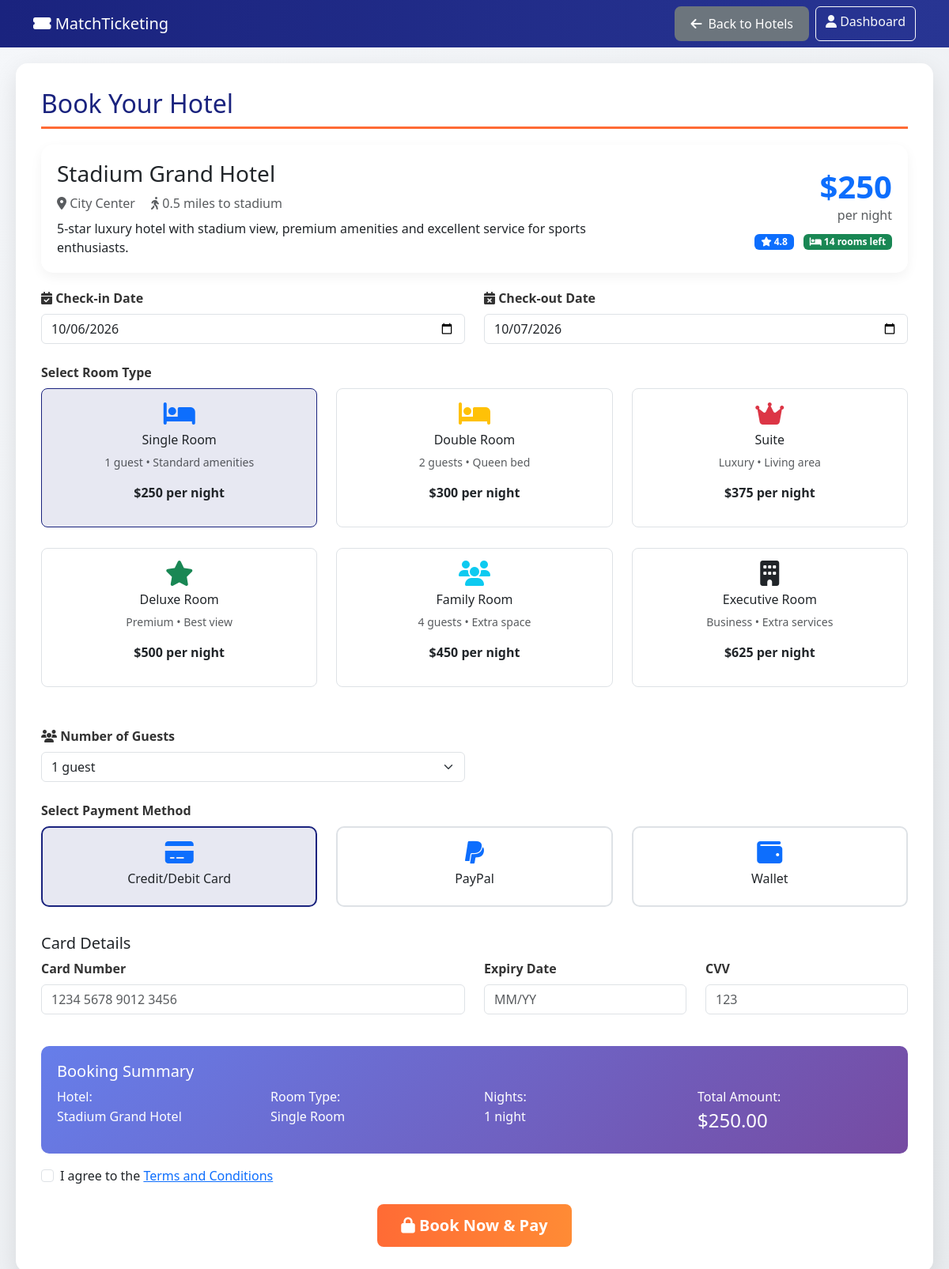
The app's page /book_hotel.php?hotel_id=1 (signed in) with its own data.
### tables this page shows
CREATE TABLE `hotels` (
  `id` int(11) NOT NULL,
  `name` varchar(255) NOT NULL,
  `location` varchar(255) NOT NULL,
  `description` text DEFAULT NULL,
  `price_per_night` decimal(10,2) NOT NULL,
  `available_rooms` int(11) DEFAULT 0,
  `rating` decimal(3,1) DEFAULT 0.0,
  `amenities` text DEFAULT NULL,
  `image` varchar(500) DEFAULT NULL,
  `distance_to_stadium` varchar(50) DEFAULT NULL,
  `created_at` timestamp NOT NULL DEFAULT current_timestamp()
);

### book_hotel.php (the view, shortened to what the rows shown need)
<?php
require_once 'config.php';
$selected_hotel_id = isset($_GET['hotel_id']) ? (int)$_GET['hotel_id'] : 0;
$hotel = null;
if ($selected_hotel_id > 0) {
    $hotel = getHotelById($selected_hotel_id);
}
$success = false;
$booking_data = null;
?>
<!DOCTYPE html>
<html lang="en">
<head>
    <link href="https://cdn.jsdelivr.net/npm/bootstrap@5.3.2/dist/css/bootstrap.min.css" rel="stylesheet">
    <link href="https://cdnjs.cloudflare.com/ajax/libs/font-awesome/6.5.0/css/all.min.css" rel="stylesheet">
</head>
<body>
    <div class="booking-container">
        <?php if($success && $booking_data): ?>
        <div class="success-card">
            <div class="success-icon">
                <i class="fas fa-check fa-2x text-white"></i>
            </div>
            <h2 class="text-success mb-3">Booking Successful!</h2>
            <p class="lead mb-4">Your hotel has been booked and payment processed successfully.</p>
            <div class="booking-details text-start">
                <h4 class="mb-3">Booking Details</h4>
                <div class="row">
                    <div class="col-md-6">
                        <p><strong>Booking ID:</strong> <?php echo $booking_data['booking_id']; ?></p>
                        <p><strong>Hotel:</strong> <?php echo htmlspecialchars($booking_data['hotel_name']); ?></p>
                        <p><strong>Location:</strong> <?php echo htmlspecialchars($booking_data['location']); ?></p>
                        <p><strong>Check-in:</strong> <?php echo date('F j, Y', strtotime($booking_data['check_in'])); ?></p>
                        <p><strong>Check-out:</strong> <?php echo date('F j, Y', strtotime($booking_data['check_out'])); ?></p>
                    </div>
                    <div class="col-md-6">
                        <p><strong>Room Type:</strong> <?php echo ucfirst($booking_data['room_type']); ?></p>
                        <p><strong>Nights:</strong> <?php echo $booking_data['nights']; ?></p>
                        <p><strong>Guests:</strong> <?php echo $booking_data['guests']; ?></p>
                        <p><strong>Price per Night:</strong> $<?php echo number_format($booking_data['price_per_night'], 2); ?></p>
                        <p><strong>Total Amount:</strong> $<?php echo number_format($booking_data['total_amount'], 2); ?></p>
                    </div>
                </div>
                <hr>
                <div class="row">
                    <div class="col-md-6">
                        <p><strong>Payment Method:</strong> <?php echo ucfirst($booking_data['payment_method']); ?></p>
                    </div>
                    <div class="col-md-6">
                        <p><strong>Transaction ID:</strong> <?php echo $booking_data['transaction_id']; ?></p>
                    </div>
                </div>
                <p class="text-muted mt-3"><small>Booking Date: <?php echo $booking_data['booking_date']; ?></small></p>
            </div>
            <div class="mt-4">
                <a href="hotels.php" class="btn btn-outline-primary me-2">
                    <i class="fas fa-hotel"></i> Book Another Hotel
                </a>
                <a href="dashboard.php" class="btn btn-primary">
                    <i class="fas fa-user"></i> View in Dashboard
                </a>
            </div>
        </div>
        <?php else: ?>
        <div class="booking-card">
            <h2 class="section-title">Book Your Hotel</h2>
            <div class="hotel-info-card">
                <div class="row align-items-center">
                    <div class="col-md-8">
                        <h3><?php echo htmlspecialchars($hotel['name']); ?></h3>
                        <p class="text-muted mb-2">
                            <i class="fas fa-map-marker-alt"></i> <?php echo htmlspecialchars($hotel['location']); ?>
                            <?php if(isset($hotel['distance_to_stadium'])): ?>
                            <span class="ms-3"><i class="fas fa-walking"></i> <?php echo $hotel['distance_to_stadium']; ?> to stadium</span>
                            <?php endif; ?>
                        </p>
                        <p class="mb-0"><?php echo htmlspecialchars($hotel['description']); ?></p>
                    </div>
                    <div class="col-md-4 text-end">
                        <div class="display-6 fw-bold text-primary">$<?php echo number_format($hotel['price_per_night'], 0); ?></div>
                        <div class="text-muted">per night</div>
                        <div class="mt-2">
                            <span class="badge bg-primary">
                                <i class="fas fa-star"></i> <?php echo number_format($hotel['rating'], 1); ?>
                            </span>
                            <span class="badge bg-success ms-2">
                                <i class="fas fa-bed"></i> <?php echo $hotel['available_rooms']; ?> rooms left
                            </span>
                        </div>
                    </div>
                </div>
            </div>
            <form method="POST" id="bookingForm">
                <div class="row mb-4">
                    <div class="col-md-6">
                        <label class="form-label">
                            <i class="fas fa-calendar-check"></i> Check-in Date
                        </label>
                        <input type="date" class="form-control" name="check_in" id="check_in"
                               min="<?php echo date('Y-m-d'); ?>" required>
                    </div>
                    <div class="col-md-6">
                        <label class="form-label">
                            <i class="fas fa-calendar-times"></i> Check-out Date
                        </label>
                        <input type="date" class="form-control" name="check_out" id="check_out" required>
                    </div>
                </div>
                <div class="mb-4">
                    <label class="form-label">Select Room Type</label>
                    <div class="row">
                        <div class="col-md-4 mb-3">
                            <div class="room-option" data-room-type="single">
                                <div class="text-center">
                                    <i class="fas fa-bed fa-2x text-primary mb-2"></i>
                                    <h6>Single Room</h6>
                                    <p class="small text-muted">1 guest • Standard amenities</p>
                                    <p class="fw-bold">$<?php echo number_format($hotel['price_per_night'], 0); ?> per night</p>
                                </div>
                            </div>
                        </div>
                        <div class="col-md-4 mb-3">
                            <div class="room-option" data-room-type="double">
                                <div class="text-center">
                                    <i class="fas fa-bed fa-2x text-warning mb-2"></i>
                                    <h6>Double Room</h6>
                                    <p class="small text-muted">2 guests • Queen bed</p>
                                    <p class="fw-bold">$<?php echo number_format($hotel['price_per_night'] * 1.2, 0); ?> per night</p>
                                </div>
                            </div>
                        </div>
                        <div class="col-md-4 mb-3">
                            <div class="room-option" data-room-type="suite">
                                <div class="text-center">
                                    <i class="fas fa-crown fa-2x text-danger mb-2"></i>
                                    <h6>Suite</h6>
                                    <p class="small text-muted">Luxury • Living area</p>
                                    <p class="fw-bold">$<?php echo number_format($hotel['price_per_night'] * 1.5, 0); ?> per night</p>
                                </div>
                            </div>
                        </div>
                    </div>
                    <div class="row">
                        <div class="col-md-4 mb-3">
                            <div class="room-option" data-room-type="deluxe">
                                <div class="text-center">
                                    <i class="fas fa-star fa-2x text-success mb-2"></i>
                                    <h6>Deluxe Room</h6>
                                    <p class="small text-muted">Premium • Best view</p>
                                    <p class="fw-bold">$<?php echo number_format($hotel['price_per_night'] * 2, 0); ?> per night</p>
                                </div>
                            </div>
                        </div>
                        <div class="col-md-4 mb-3">
                            <div class="room-option" data-room-type="family">
                                <div class="text-center">
                                    <i class="fas fa-users fa-2x text-info mb-2"></i>
                                    <h6>Family Room</h6>
                                    <p class="small text-muted">4 guests • Extra space</p>
                                    <p class="fw-bold">$<?php echo number_format($hotel['price_per_night'] * 1.8, 0); ?> per night</p>
                                </div>
                            </div>
                        </div>
                        <div class="col-md-4 mb-3">
                            <div class="room-option" data-room-type="executive">
                                <div class="text-center">
                                    <i class="fas fa-building fa-2x text-dark mb-2"></i>
                                    <h6>Executive Room</h6>
                                    <p class="small text-muted">Business • Extra services</p>
                                    <p class="fw-bold">$<?php echo number_format($hotel['price_per_night'] * 2.5, 0); ?> per night</p>
                                </div>
                            </div>
                        </div>
                    </div>
                </div>
                <div class="row mb-4">
                    <div class="col-md-6">
                        <label class="form-label">
                            <i class="fas fa-users"></i> Number of Guests
                        </label>
                        <select class="form-select" name="guests" id="guests" required>
                            <?php for($i = 1; $i <= 6; $i++): ?>
                            <option value="<?php echo $i; ?>"><?php echo $i; ?> guest<?php echo $i > 1 ? 's' : ''; ?></option>
                            <?php endfor; ?>
                        </select>
                    </div>
                </div>
                <div class="mb-4">
                    <label class="form-label">Select Payment Method</label>
                    <div class="row">
                        <div class="col-md-4">
                            <div class="payment-method" data-method="card">
                                <div class="text-center">
                                    <i class="fas fa-credit-card fa-2x text-primary mb-2"></i>
                                    <h6>Credit/Debit Card</h6>
                                </div>
                            </div>
                        </div>
                        <div class="col-md-4">
                            <div class="payment-method" data-method="paypal">
                                <div class="text-center">
                                    <i class="fab fa-paypal fa-2x text-primary mb-2"></i>
                                    <h6>PayPal</h6>
                                </div>
                            </div>
                        </div>
                        <div class="col-md-4">
                            <div class="payment-method" data-method="wallet">
                                <div class="text-center">
                                    <i class="fas fa-wallet fa-2x text-primary mb-2"></i>
                                    <h6>Wallet</h6>
                                </div>
                            </div>
                        </div>
                    </div>
                </div>
                <div id="cardDetails" class="mb-4">
                    <h5>Card Details</h5>
                    <div class="row">
                        <div class="col-md-6 mb-3">
                            <label class="form-label">Card Number</label>
                            <input type="text" class="form-control" placeholder="1234 5678 9012 3456" maxlength="19">
                        </div>
                        <div class="col-md-3 mb-3">
                            <label class="form-label">Expiry Date</label>
                            <input type="text" class="form-control" placeholder="MM/YY" maxlength="5">
                        </div>
                        <div class="col-md-3 mb-3">
                            <label class="form-label">CVV</label>
                            <input type="text" class="form-control" placeholder="123" maxlength="4">
                        </div>
                    </div>
                </div>
                <div class="booking-preview">
                    <h5>Booking Summary</h5>
                    <div class="row">
                        <div class="col-md-3">
                            <p class="mb-1">Hotel:</p>
                            <h6><?php echo htmlspecialchars($hotel['name']); ?></h6>
                        </div>
                        <div class="col-md-3">
                            <p class="mb-1">Room Type:</p>
                            <h6 id="preview_room">Single Room</h6>
                        </div>
                        <div class="col-md-3">
                            <p class="mb-1">Nights:</p>
                            <h6 id="preview_nights">0</h6>
                        </div>
                        <div class="col-md-3">
                            <p class="mb-1">Total Amount:</p>
                            <h4 id="preview_total">$0.00</h4>
                        </div>
                    </div>
                </div>
                <div class="form-check mb-4 mt-3">
                    <input class="form-check-input" type="checkbox" id="terms" required>
                    <label class="form-check-label" for="terms">
                        I agree to the <a href="#" data-bs-toggle="modal" data-bs-target="#termsModal">Terms and Conditions</a>
                    </label>
                </div>
                <div class="text-center">
                    <button type="submit" class="btn btn-booking btn-lg">
                        <i class="fas fa-lock"></i> Book Now & Pay
                    </button>
                </div>
            </form>
        </div>
        <?php endif; ?>
    </div>
</body>
</html>

### records on screen
hotels: name "Stadium Grand Hotel", location "City Center", distance_to_stadium "0.5 miles", description "5-star luxury hotel with stadium view, premium amenities and excellent service for sports enthusiasts.", price_per_night "250", rating "4.8", available_rooms "14", $hotel['price_per_night']*1.2 "300", $hotel['price_per_night']*1.5 "375", $hotel['price_per_night']*2 "500", $hotel['price_per_night']*1.8 "450", $hotel['price_per_night']*2.5 "625"

### other values on screen
form field guests "1 guest"
